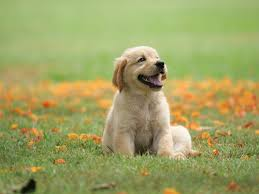
#> input picture Opencv/dog.jpeg, 259 x 194 px
$ python MatPlotOpencv.py
#> lines starting #> are read from the running program, lines starting #| are printed output that depends on the picture; after the words box and inside, x2 and y2 are one past the last pixel; in counts of white or black regions, pixels touching at a corner belong together
import cv2
from matplotlib import pyplot as plt

img = cv2.imread("dog.jpeg",0)
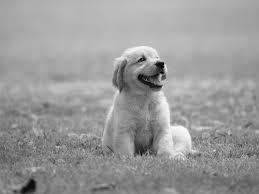
#> img: shape (194, 259); min 0, max 255, mean 153.7
ret,th1 = cv2.threshold(img,50,50,cv2.THRESH_BINARY)
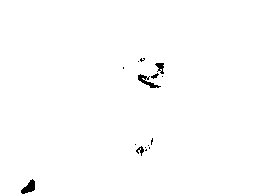
#> th1: shape (194, 259); values 0 (black) and 50 (white), 99.3% white; 15 black regions (10 under 20 px), largest, box (x1, y1, x2, y2) and area: (21, 179, 35, 194) 117, (138, 74, 161, 88) 110, (155, 63, 164, 74) 58, (136, 146, 144, 156) 36, (151, 73, 159, 79) 23
ret,th2 = cv2.threshold(img,50,50,cv2.THRESH_BINARY_INV)
ret,th3 = cv2.threshold(img,50,50,cv2.THRESH_TOZERO)
ret,th4 = cv2.threshold(img,50,50,cv2.THRESH_TRUNC)
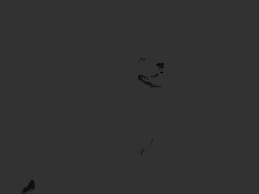
#> th4: shape (194, 259); min 0, max 50, mean 49.8
ret,th5 = cv2.threshold(img,50,50,cv2.THRESH_TOZERO_INV)
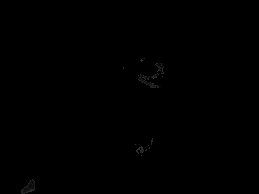
#> th5: shape (194, 259); min 0, max 50, mean 0.2

titles=['Original',"BINARY","BINARY_INV","ZERO","ZERO_INV","TRUNC"]
images = [img,th1,th2,th3,th4,th5]

for i in range(6):
    plt.subplot(2,3,i+1),plt.imshow(images[i],'gray')
    plt.title(titles[i])
    plt.xticks([]),plt.yticks([])

plt.show()
